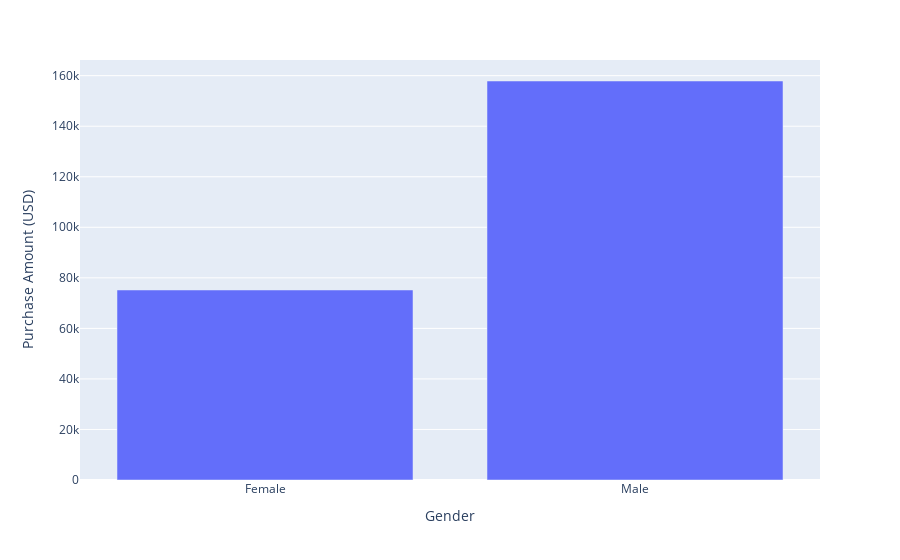

Notebook code for this chart:
### Code cell
fig = px.bar(shop_group , x = 'Gender' , y = 'Purchase Amount (USD)')
fig.show()

### Figure 1 — Plotly figure (JSON) as saved in the notebook; plotly's stock layout.template omitted (floating-point values rounded to 4 significant figures)
{"data": [{"alignmentgroup": "True", "hovertemplate": "Gender=%{x}<br>Purchase Amount (USD)=%{y}<extra></extra>", "legendgroup": "", "marker": {"color": "#636efa", "pattern": {"shape": ""}}, "name": "", "offsetgroup": "", "orientation": "v", "showlegend": false, "textposition": "auto", "type": "bar", "x": ["Female", "Male"], "xaxis": "x", "y": [75191, 157890], "yaxis": "y"}], "layout": {"barmode": "relative", "legend": {"tracegroupgap": 0}, "margin": {"t": 60}, "xaxis": {"anchor": "y", "domain": [0, 1], "title": {"text": "Gender"}}, "yaxis": {"anchor": "x", "domain": [0, 1], "title": {"text": "Purchase Amount (USD)"}}}}
